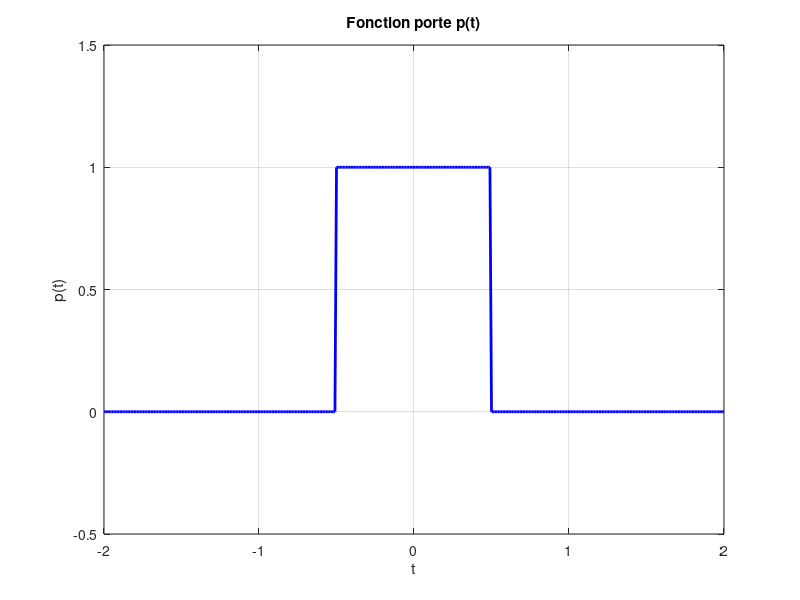

This chart was generated by the following MATLAB code:

t = -2:0.01:2;  

% Calcul de x1(t) = u(t + 0.5)
x1 = zeros(size(t));  % Initialisation
x1(t >= -0.5) = 1;    % Échelon unité décalé à -0.5

% Calcul de x2(t) = u(t - 0.5)
x2 = zeros(size(t));  
x2(t >= 0.5) = 1;     

% Calcul de p(t) = x1(t) - x2(t)
p = x1 - x2;


figure(5);
plot(t, p, 'b-', 'LineWidth', 2);
grid on;
title('Fonction porte p(t)');
xlabel('t');
ylabel('p(t)');
axis([-2 2 -0.5 1.5]);  % Ajustement des limites des axes

